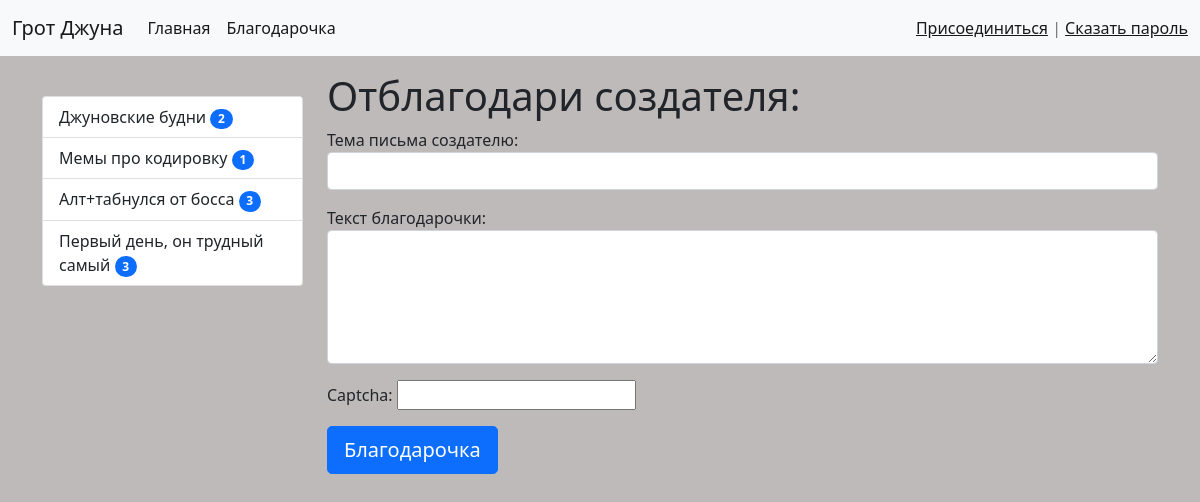
/thanks/, run on the app's committed database.
### news/models.py (models this page shows, shortened)
class Category(models.Model):
    title = models.CharField(max_length=150, db_index=True, verbose_name='Наименование категории')
    def get_absolute_url(self):
        return reverse('category', kwargs={'category_id': self.pk})
    class Meta:
        verbose_name = 'Категория'
        verbose_name_plural = 'Категории'
        ordering = ['-id']

### news/views.py (the view)
# urls.py: path('thanks/', thanks, name='thanks'),
def thanks(request):
    if request.method == 'POST':
        form = UserEmail(data=request.POST)
        if form.is_valid():
            mail = send_mail(form.cleaned_data['subject'], form.cleaned_data['content'], 'extrasearch.ok@gmail.com', ['polinaponamareva3@gmail.com'], fail_silently=False)
            if mail:
                messages.success(request, 'Благодарность успешно доставлена')
                redirect('thanks')
            else:
                messages.error(request, 'Благодарочка не доставлена :(')
        else:
            messages.error(request, 'Упс, что-то ты тут уже сломал ;)')
    else:
        form = UserEmail()
    return render(request, 'news/thanks.html', {"form": form})

### news/forms.py
class UserEmail(forms.Form):
    subject = forms.CharField(label='Тема письма создателю:', widget=forms.TextInput(attrs={"class": "form-control"}))
    content = forms.CharField(label='Текст благодарочки:', widget=forms.Textarea(attrs={"class": "form-control", "rows": 5}))
    captcha = CaptchaField()

### news/templatetags/news_tags.py (called while the page is built)
@register.inclusion_tag('news/list_categories.html')
def show_categories():
    categories = cache.get('categories')
    if not categories:
        categories = Category.objects.annotate(cnt=Count('news', filter=F('news__is_published'))).filter(cnt__gt=0)
        cache.set('categories', categories, 30)
    return {'categories': categories}

### news/templates/news/thanks.html (shortened to what this page needs)
{% extends "base.html" %}
{% block sidebar %}
{% include "inc/_sidebar.html" %}
{% endblock %}
{% block content %}
<h1>Отблагодари создателя:</h1>
<form method="post">
    {{ form.as_p }}
    <button type="submit" class="btn btn-primary btn-lg"> Благодарочка </button>
</form>
{% endblock %}

### news/templates/news/list_categories.html
<div class="list-group">
    {% for item in categories %}
    <a href="{{ item.get_absolute_url }}" class="list-group-item list-group-item-action">{{ item.title }} <span class="badge bg-primary rounded-pill">{{ item.cnt }}</span></a>
    {% endfor %}
</div>

### ttest/static/css/style.css (style rules this page uses)
body { background-color: #bfbaba; }

### data on the page
Category: title "Джуновские будни", cnt "2"
Category: title "Мемы про кодировку", cnt "1"
Category: title "Алт+табнулся от босса", cnt "3"
Category: title "Первый день, он трудный самый", cnt "3"
